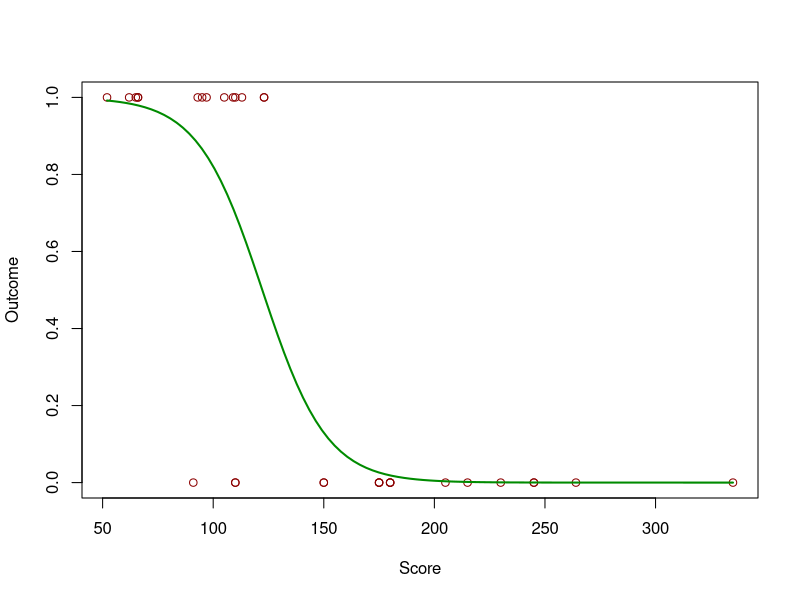

Here is the R script that generated this plot:
## ---- chunk 1

fit = glm(vs ~ hp, data=mtcars, family=binomial)
newdat <- data.frame(hp=seq(min(mtcars$hp), max(mtcars$hp),len=100))
newdat$vs = predict(fit, newdata=newdat, type="response")
plot(vs~hp, data=mtcars, col="red4", ylab = "Outcome", xlab = "Score")
lines(vs ~ hp, newdat, col="green4", lwd=2)

